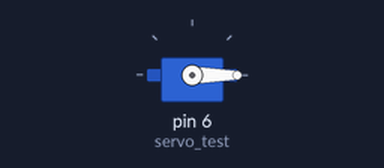
The sketch below on a simulated Arduino Uno, built with avr-gcc and run on an emulated ATmega328P. Parts: servo.

Above: at 0.05 s.
At 4.5 s:
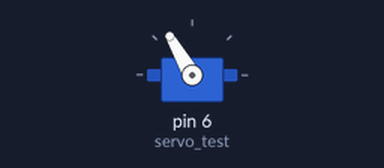
At 9.0 s:
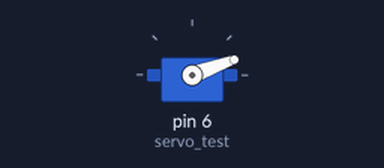
Timing chart, 0 to 15.6 s (numbered marks = the images above):
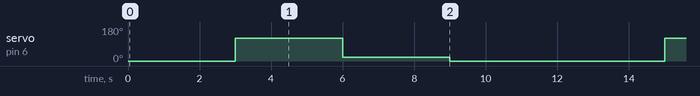

The sketch:

Servo_Test.ino
```cpp
#include<Servo.h>
Servo servo_test;        //initialize a servo object for the connected servo

int angle = 0;

void setup()
{
  servo_test.attach(6);      // attach the signal pin of servo to pin9 of arduino
}

void loop()
{

servo_test.write(0);
delay(3000);

servo_test.write(120);
delay(3000);

servo_test.write(20);
delay(3000);
servo_test.write(-20);
delay(3000);

}
```

Measured:
- by itself, servo on pin 6 (servo_test): repeats every 12.0 s: 20° 3.0 s, 0° 6.0 s, 120° 3.0 s
